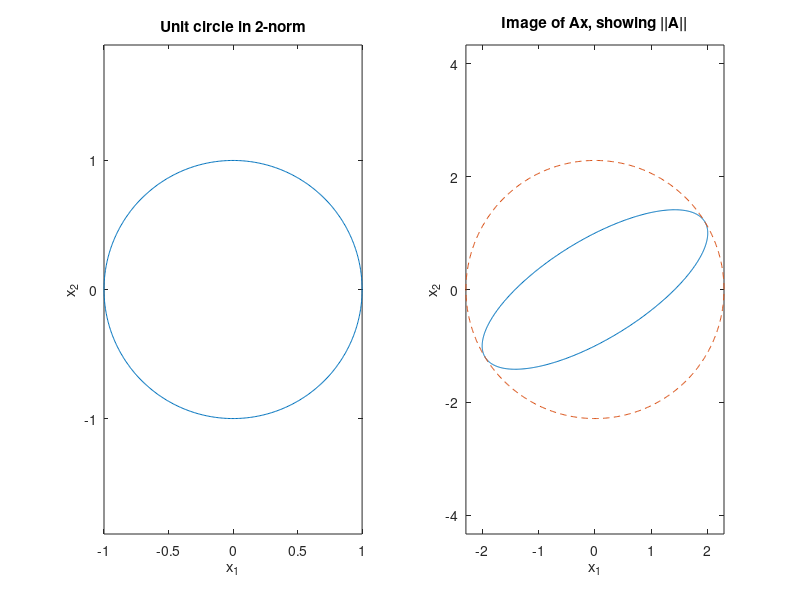

Recreate this plot in MATLAB.
%%
A = [ 2  0; 1  -1 ]

%%
% The default norm returned by the |norm| command is the 2-norm.
twonorm = norm(A)

%%
% You can get the 1-norm as well.
onenorm = norm(A,1)

%%
% The 1-norm is equivalent to 
max( sum(abs(A),1) )   % sum along rows (1st matrix dimension)

%%
% Similarly, we can get the $\infty$-norm and check our formula for it.
infnorm = norm(A,inf)
max( sum(abs(A),2) )   % sum along columns (2nd matrix dimension)


%%
% Here we illustrate the geometric interpretation of the 2-norm. First, we
% will sample a lot of vectors on the unit circle in $\mathbf{R}^2$. 
theta = linspace(0,2*pi,601);
x = [ cos(theta); sin(theta) ];  % 601 unit columns
subplot(1,2,1), plot(x(1,:),x(2,:)), axis equal
title('Unit circle in 2-norm')
xlabel('x_1'),  ylabel('x_2')

%%
% We can apply |A| to every column of |x| simply by using
Ax = A*x;

%%
% We superimpose the image of the unit circle with the circle whose radius
% is $\|\mathbf{A}\|_2$, and display multiple plots
% with the @glsbegin@subplot@glsend@ command.
subplot(1,2,2), plot(Ax(1,:),Ax(2,:)), axis equal
hold on, plot(twonorm*x(1,:),twonorm*x(2,:),'--')
title('Image of Ax, showing ||A||')
xlabel('x_1'),  ylabel('x_2')
